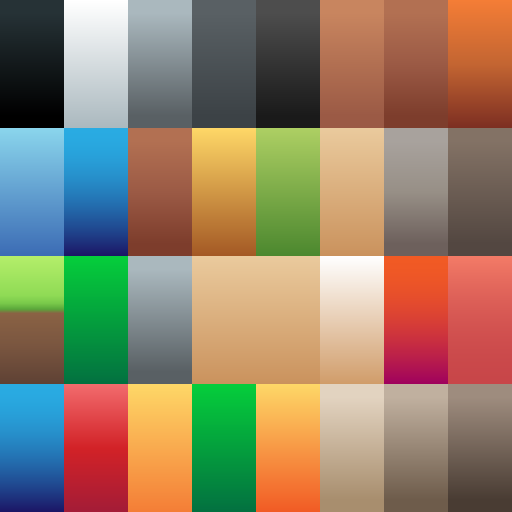
#> input picture apps/web/assets/kingdom/kaykit/hexagons_medieval.png, 1024 x 1024 px (shown at 1/2 size)
$ python retint-kaykit.py ../assets/kingdom/kaykit/hexagons_medieval.png ../assets/kingdom/kaykit/hexagons_medieval.png
#> lines starting #> are read from the running program, lines starting #| are printed output that depends on the picture
# Retints the KayKit Medieval Hexagon palette (assets/kingdom/kaykit/hexagons_medieval.png) for Bulbu's Kingdom.
# The palette is 8×4 vertical gradient swatches, 128×256 px each. We:
#   - make every coloured swatch more vibrant (more saturation, a touch more contrast) and give the greys a faint cool
#     tint, so roofs, wood and banners read clean and bright next to the lawn
#   - turn the grass swatch into a lush green over a band of earth (cell edges read as a grass lip over soil)
#   - shift the tree greens from teal towards a fresh green that sits with the lawn
#
#   python3 apps/web/scripts/retint-kaykit.py <pack>/gltf/tiles/base/hexagons_medieval.png apps/web/assets/kingdom/kaykit/hexagons_medieval.png
import colorsys
import sys

from PIL import Image

src, out = sys.argv[1], sys.argv[2]
im = Image.open(src).convert("RGBA")
#> im is the input picture: PIL image 1024x1024 RGBA; mean R, G, B, A 145.7, 128.1, 103.6, 255
px = im.load()
W, H = im.size
#> W = 1024; H = 1024


def hexc(h):
    return tuple(int(h[i:i + 2], 16) for i in (1, 3, 5))


def lerp(a, b, t):
    return tuple(round(a[i] + (b[i] - a[i]) * t) for i in range(3))


# 1. vibrance everywhere: weak colours gain the most; greys stay grey but cool slightly
for y in range(H):
    for x in range(W):
        r, g, b, a = px[x, y]
        h, l, s = colorsys.rgb_to_hls(r / 255, g / 255, b / 255)
        if s > 0.1:
            s = min(1.0, s + (1 - s) * 0.32 + 0.04)
            l = min(1.0, max(0.0, 0.5 + (l - 0.5) * 1.07 + 0.015))
            r, g, b = colorsys.hls_to_rgb(h, l, s)
            px[x, y] = (round(r * 255), round(g * 255), round(b * 255), a)
        else:
            px[x, y] = (max(0, r - 3), g, min(255, b + 6), a)

# 2. grass: u 0..128, v 512..768 (the top of a tile samples ~590..606, its sides run down to ~727)
stops = [(512, "#B8F25E"), (590, "#8EDC45"), (606, "#74CB3A"), (618, "#4FA22C"), (626, "#93633F"), (690, "#7C5539"), (768, "#5C3D2C")]
for y in range(512, 768):
    for i in range(len(stops) - 1):
        (y0, c0), (y1, c1) = stops[i], stops[i + 1]
        if y0 <= y <= y1:
            c = lerp(hexc(c0), hexc(c1), (y - y0) / max(1, y1 - y0))
            break
    for x in range(0, 128):
        px[x, y] = (*c, 255)


# 3. tree greens (teal swatches at u 128..256 v 512..768 and u 384..512 v 768..1024): towards a fresh green
def retint(x0, y0):
#> called with x0 = 128, y0 = 512
    for y in range(y0, y0 + 256):
        for x in range(x0, x0 + 128):
            r, g, b, a = px[x, y]
            h, l, s = colorsys.rgb_to_hls(r / 255, g / 255, b / 255)
            h, l, s = h - 0.055, min(1, l * 1.12 + 0.035), min(1, s * 1.02)
            r, g, b = colorsys.hls_to_rgb(h % 1, l, s)
            px[x, y] = (round(r * 255), round(g * 255), round(b * 255), a)


retint(128, 512)
retint(384, 768)
im.save(out, optimize=True)
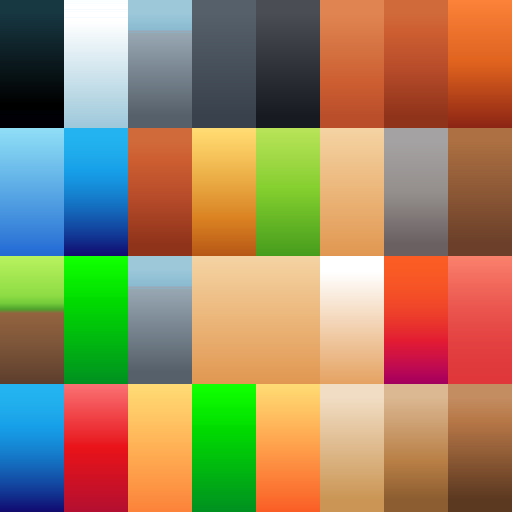
#> saved as hexagons_medieval.png: PIL image 1024x1024 RGBA (shown at 1/2 size); mean R, G, B, A 155.4, 132.7, 97.1, 255
